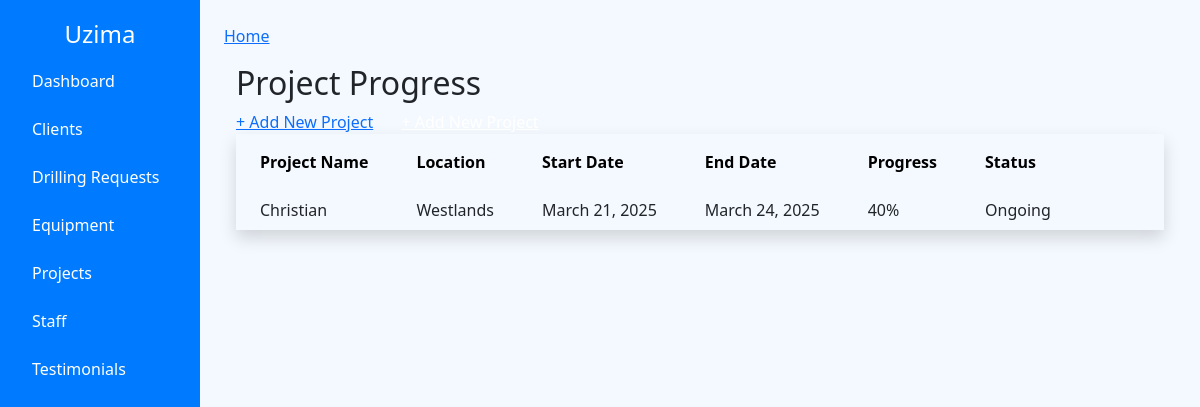
/projects/, run on the app's committed database.
### core/models.py (models this page shows, shortened)
class Project(models.Model):
    name = models.CharField(max_length=100)
    location = models.CharField(max_length=100)
    start_date = models.DateField()
    end_date = models.DateField()
    progress = models.IntegerField(default=0)  # e.g. 0 to 100
    status = models.CharField(max_length=50)

### core/views.py (the view)
# urls.py: path('projects/', views.project_list, name='project_list'),
def project_list(request):
    projects = Project.objects.all()
    return render(request, 'projects.html', {'projects': projects})

### core/templates/projects.html (shortened to what this page needs)
{% extends 'base.html' %}
{% block content %}
<div class="container mx-auto p-6">
    <h2 class="text-2xl font-bold text-blue-700 mb-6">Project Progress</h2>
    <a href="{% url 'add_project' %}">+ Add New Project</a>
        <a href="{% url 'add_project' %}" class="bg-blue-600 hover:bg-blue-700 text-white px-4 py-2 rounded-xl shadow-md">
        </a>
    {% if projects %}
        <div class="overflow-x-auto rounded-lg shadow">
            <table >
                <thead class="bg-blue-600 text-black">
                    <tr>
                        <th class="py-3 px-4 text-left">Project Name</th>
                        <th class="py-3 px-4 text-left">Location</th>
                        <th class="py-3 px-4 text-left">Start Date</th>
                        <th class="py-3 px-4 text-left">End Date</th>
                        <th class="py-3 px-4 text-left">Progress</th>
                        <th class="py-3 px-4 text-left">Status</th>
                    </tr>
                </thead>
                <tbody class="text-gray-700">
                    {% for project in projects %}
                        <tr class="border-b hover:bg-gray-100">
                            <td class="py-2 px-4">{{ project.name }}</td>
                            <td class="py-2 px-4">{{ project.location }}</td>
                            <td class="py-2 px-4">{{ project.start_date }}</td>
                            <td class="py-2 px-4">{{ project.end_date }}</td>
                            <td class="py-2 px-4">{{ project.progress }}%</td>
                            <td class="py-2 px-4">{{ project.status }}</td>
                        </tr>
                    {% endfor %}
                </tbody>
            </table>
        </div>
    {% else %}
        <div class="text-center text-gray-600 mt-6">
            <p>No projects added yet.</p>
        </div>
    {% endif %}
</div>
{% endblock %}

### core/templates/base.html (style rules this page uses)
body { background-color: #f4f9ff; }

### data on the page
Project: name "Christian", location "Westlands", start_date "March 21, 2025", end_date "March 24, 2025", progress "40", status "Ongoing"
